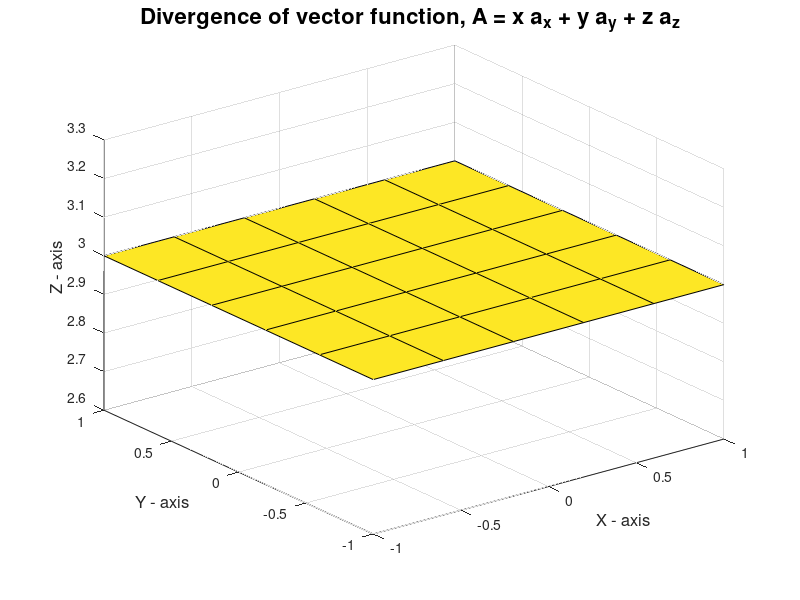

Here is the MATLAB script that generated this plot:
%Divergence of a vector function A = x ax + y ay + z az
clc                 %Clear the Command Window.
clear               %Clear all variables and functions from memory.

[x , y , z] = meshgrid( -1: 0.4 :1 );
Ax = x;   	Ay = y;		Az = z;

div = divergence(x , y , z , Ax , Ay , Az);                     %Divergence of A.

surf ( x (: , : , 1) , y (: , : , 1 ) , div ( : , : , 1 ) )     %To draw the surface plot.
title('Divergence of vector function, A = x a_x + y a_y + z a_z ', 'FontSize' , 16)
xlabel('X - axis' , 'FontSize' , 12)
ylabel('Y - axis' , 'FontSize' , 12)
zlabel('Z - axis' , 'FontSize' , 12)
